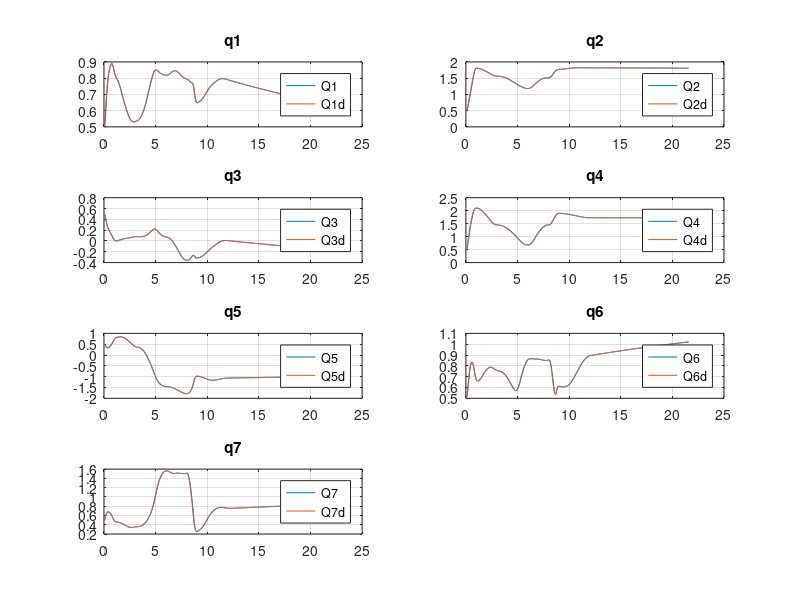
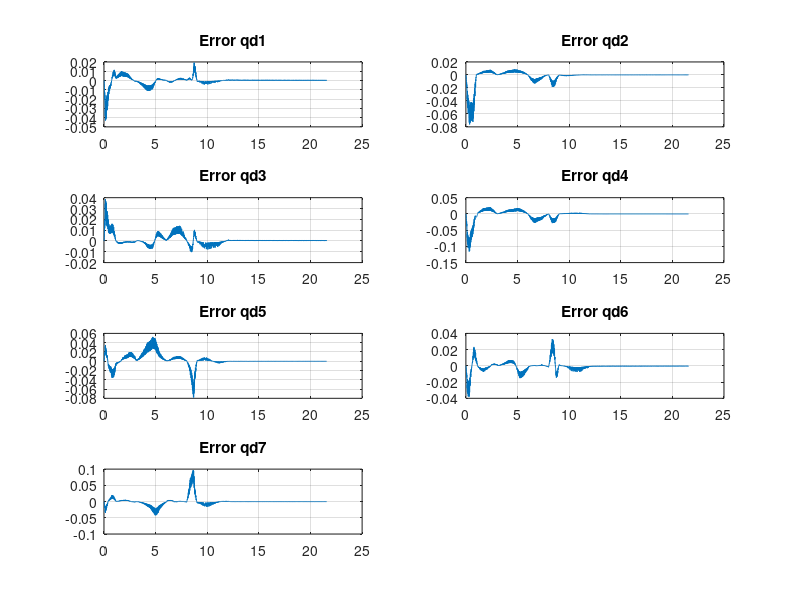
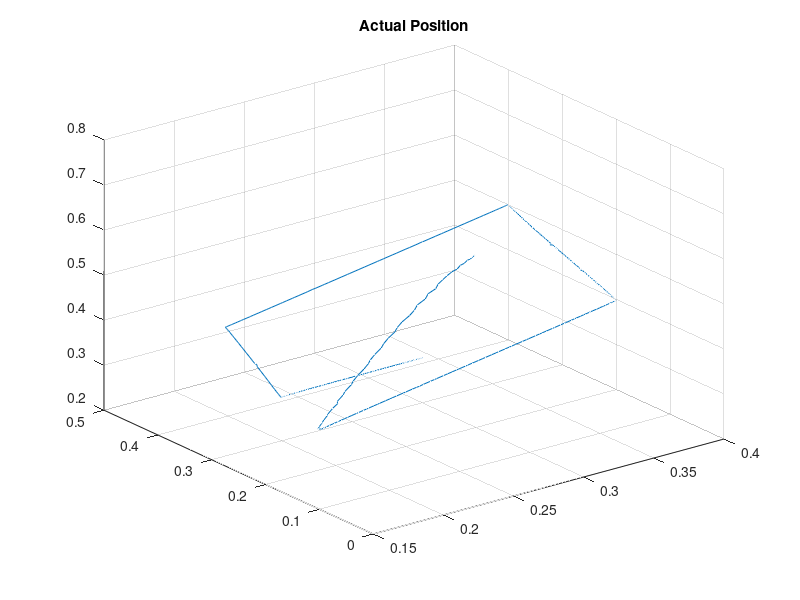
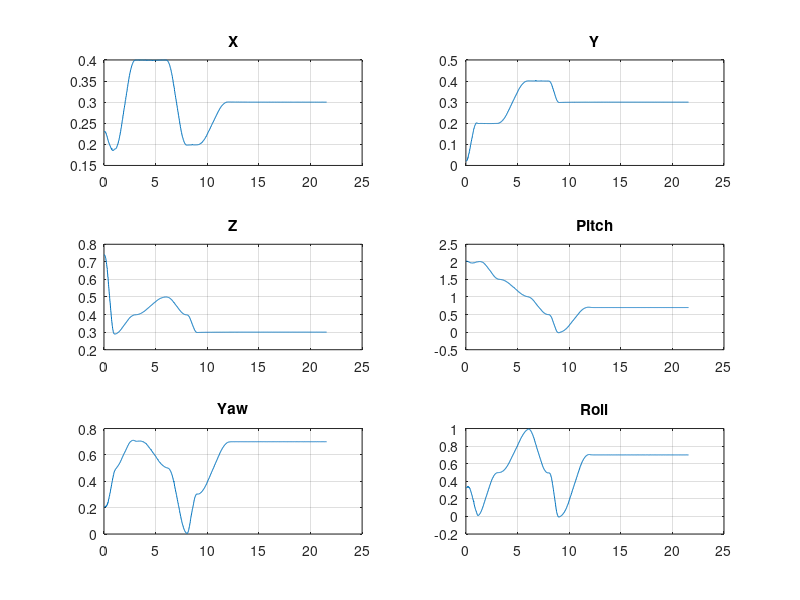

Recreate these plots in MATLAB, in order.
A = load('QFile.txt');
B = load('QdFile.txt');
C = load('ForceFile.txt');
D = load('ErrorFile.txt');
E = load('DesiredPosFile.txt');
F = load('DesiredVelFile.txt');
G = load('CompliancePosFile.txt');
H = load('ComplianceVelFile.txt');
I = load('ActualPoseFile.txt');

dimAB = size(A);
dimAB = dimAB(1);
cont = 1;
A1 = zeros(dimAB/7,1);
A2 = zeros(dimAB/7,1);
A3 = zeros(dimAB/7,1);
A4 = zeros(dimAB/7,1);
A5 = zeros(dimAB/7,1);
A6 = zeros(dimAB/7,1);
A7 = zeros(dimAB/7,1);
B1 = zeros(dimAB/7,1);
B2 = zeros(dimAB/7,1);
B3 = zeros(dimAB/7,1);
B4 = zeros(dimAB/7,1);
B5 = zeros(dimAB/7,1);
B6 = zeros(dimAB/7,1);
B7 = zeros(dimAB/7,1);

for i = 1: 7: dimAB
   A1(cont) = A(i); 
   A2(cont) = A(i+1); 
   A3(cont) = A(i+2); 
   A4(cont) = A(i+3); 
   A5(cont) = A(i+4); 
   A6(cont) = A(i+5); 
   A7(cont) = A(i+6);
   B1(cont) = B(i); 
   B2(cont) = B(i+1); 
   B3(cont) = B(i+2); 
   B4(cont) = B(i+3); 
   B5(cont) = B(i+4); 
   B6(cont) = B(i+5); 
   B7(cont) = B(i+6);
   cont = cont +1;
end

t = linspace(0,dimAB/700,dimAB/7);
figure(1);
subplot(4,2,1);
plot(t, A1);
hold on;
plot(t,B1);
title('q1');
grid on;
legend('Q1','Q1d');
subplot(4,2,2);
plot(t, A2);
hold on;
plot(t,B2);
title('q2');
grid on;
legend('Q2','Q2d');
subplot(4,2,3);
plot(t, A3);
hold on;
plot(t,B3);
title('q3');
grid on;
legend('Q3','Q3d');
subplot(4,2,4);
plot(t, A4);
hold on;
plot(t,B4);
title('q4');
grid on;
legend('Q4','Q4d');
subplot(4,2,5);
plot(t, A5);
hold on;
plot(t,B5);
title('q5');
grid on;
legend('Q5','Q5d');
subplot(4,2,6);
plot(t, A6);
hold on;
plot(t,B6);
title('q6');
grid on;
legend('Q6','Q6d');
subplot(4,2,7);
plot(t, A7);
hold on;
plot(t,B7);
title('q7');
grid on;
legend('Q7','Q7d');

figure(2);
subplot(4,2,1);
plot(t, A1-B1);
title('Error qd1');
grid on;
subplot(4,2,2);
plot(t, A2-B2);
title('Error qd2');
grid on;
subplot(4,2,3);
plot(t, A3-B3);
title('Error qd3');
grid on;
subplot(4,2,4);
plot(t, A4-B4);
title('Error qd4');
grid on;
subplot(4,2,5);
plot(t, A5-B5);
title('Error qd5');
grid on;
subplot(4,2,6);
plot(t, A6-B6);
title('Error qd6');
grid on;
subplot(4,2,7);
plot(t, A7-B7);
title('Error qd7');
grid on;

dimI = size(I);
dimI = dimI(1);
cont = 1;
I1 = zeros(dimI/6,1);
I2 = zeros(dimI/6,1);
I3 = zeros(dimI/6,1);
I4 = zeros(dimI/6,1);
I5 = zeros(dimI/6,1);
I6 = zeros(dimI/6,1);

for i = 1: 6: dimI
   I1(cont) = I(i); 
   I2(cont) = I(i+1); 
   I3(cont) = I(i+2); 
   I4(cont) = I(i+3); 
   I5(cont) = I(i+4); 
   I6(cont) = I(i+5); 
   cont = cont +1;
end

figure(3);
plot3(I1,I2,I3);
grid on;
title ('Actual Position');
t = linspace(0,dimI/600,dimI/6);

figure(4);
subplot(3,2,1);
plot(t, I1);
title('X');
grid on;
subplot(3,2,2);
plot(t, I2);
title('Y');
grid on;
subplot(3,2,3);
plot(t, I3);
title('Z');
grid on;
subplot(3,2,4);
plot(t, I4);
title('Pitch');
grid on;
subplot(3,2,5);
plot(t, I5);
title('Yaw');
grid on;
subplot(3,2,6);
plot(t, I6);
title('Roll');
grid on;

dimC = size(C);
dimC = dimC(1);
cont = 1;
C1 = zeros(dimC/6,1);
C2 = zeros(dimC/6,1);
C3 = zeros(dimC/6,1);

for i = 1: 6: dimC
   C1(cont) = C(i); 
   C2(cont) = C(i+1); 
   C3(cont) = C(i+2); 
   cont = cont +1;
end

t = linspace(0,dimC/600,dimC/6);
figure(5);
subplot(3,1,1);
plot(t, C1);
title('F1');
grid on;
subplot(3,1,2);
plot(t, C2);
title('F2');
grid on;
subplot(3,1,3);
plot(t, C3);
title('F3');
grid on;

dimD = size(D);
dimD = dimD(1);
cont = 1;
D1 = zeros(dimD/6,1);
D2 = zeros(dimD/6,1);
D3 = zeros(dimD/6,1);
D4 = zeros(dimD/6,1);
D5 = zeros(dimD/6,1);
D6 = zeros(dimD/6,1);

for i = 1: 6: dimD
   D1(cont) = D(i); 
   D2(cont) = D(i+1); 
   D3(cont) = D(i+2); 
   D4(cont) = D(i+3); 
   D5(cont) = D(i+4); 
   D6(cont) = D(i+5); 
   cont = cont +1;
end

t = linspace(0,dimD/600,dimD/6);
figure(6);
subplot(3,2,1);
plot(t, D1);
title('X-Error');
grid on;
subplot(3,2,2);
plot(t, D2);
title('Y-Error');
grid on;
subplot(3,2,3);
plot(t, D3);
title('Z-Error');
grid on;
subplot(3,2,4);
plot(t, D4);
title('Q1-Error');
grid on;
subplot(3,2,5);
plot(t, D5);
title('Q2-Error');
grid on;
subplot(3,2,6);
plot(t, D6);
title('Q3-Error');
grid on;
 
dimE = size(E);
dimE = dimE(1);
cont = 1;
E1 = zeros(dimE/6,1);
E2 = zeros(dimE/6,1);
E3 = zeros(dimE/6,1);
E4 = zeros(dimE/6,1);
E5 = zeros(dimE/6,1);
E6 = zeros(dimE/6,1);

for i = 1: 6: dimE
   E1(cont) = E(i); 
   E2(cont) = E(i+1); 
   E3(cont) = E(i+2); 
   E4(cont) = E(i+3); 
   E5(cont) = E(i+4); 
   E6(cont) = E(i+5); 
   cont = cont +1;
end

figure(7);
plot3(E1,E2,E3);
title ('Desired Position');
grid on;

t = linspace(0,dimE/600,dimE/6);
figure(8);
subplot(3,2,1);
plot(t, E4);
title('Desired X');
grid on;
subplot(3,2,2);
plot(t, E5);
title('Desired Y');
grid on;
subplot(3,2,3);
plot(t, E6);
title('Desired Z');
grid on;
subplot(3,2,4);
plot(t, E4);
title('Desired pitch');
grid on;
subplot(3,2,5);
plot(t, E5);
title('Desired yaw');
grid on;
subplot(3,2,6);
plot(t, E6);
title('Desired roll');
grid on;


dimF = size(F);
dimF = dimF(1);
cont = 1;
F1 = zeros(dimF/6,1);
F2 = zeros(dimF/6,1);
F3 = zeros(dimF/6,1);
F4 = zeros(dimF/6,1);
F5 = zeros(dimF/6,1);
F6 = zeros(dimF/6,1);

for i = 1: 6: dimF
   F1(cont) = F(i); 
   F2(cont) = F(i+1); 
   F3(cont) = F(i+2); 
   F4(cont) = F(i+3); 
   F5(cont) = F(i+4); 
   F6(cont) = F(i+5); 
   cont = cont +1;
end

figure(9);
subplot(3,2,1);
plot(t, F4);
title('Desired X Vel');
grid on;
subplot(3,2,2);
plot(t, F5);
title('Desired Y Vel');
grid on;
subplot(3,2,3);
plot(t, F6);
title('Desired Z Vel');
grid on;
subplot(3,2,4);
plot(t, F4);
title('Desired pitch Vel');
grid on;
subplot(3,2,5);
plot(t, F5);
title('Desired yaw Vel');
grid on;
subplot(3,2,6);
plot(t, F6);
title('Desired roll Vel');
grid on;


dimG = size(G);
dimG = dimG(1);
cont = 1;
G1 = zeros(dimG/6,1);
G2 = zeros(dimG/6,1);
G3 = zeros(dimG/6,1);
G4 = zeros(dimG/6,1);
G5 = zeros(dimG/6,1);
G6 = zeros(dimG/6,1);

for i = 1: 6: dimG
   G1(cont) = G(i); 
   G2(cont) = G(i+1); 
   G3(cont) = G(i+2); 
   G4(cont) = G(i+3); 
   G5(cont) = G(i+4); 
   G6(cont) = G(i+5); 
   cont = cont +1;
end

figure(10);
plot3(G1,G2,G3);
title ('Compliance Position');
grid on;

figure(11);
subplot(3,2,1);
plot(t, G4);
title('Compliance X');
grid on;
subplot(3,2,2);
plot(t, G5);
title('Compliance Y');
grid on;
subplot(3,2,3);
plot(t, G6);
title('Compliance Z');
grid on;
subplot(3,2,4);
plot(t, G4);
title('Compliance pitch');
grid on;
subplot(3,2,5);
plot(t, G5);
title('Compliance yaw');
grid on;
subplot(3,2,6);
plot(t, G6);
title('Compliance roll');
grid on;

dimH = size(H);
dimH = dimH(1);
cont = 1;
H1 = zeros(dimH/6,1);
H2 = zeros(dimH/6,1);
H3 = zeros(dimH/6,1);
H4 = zeros(dimH/6,1);
H5 = zeros(dimH/6,1);
H6 = zeros(dimH/6,1);

for i = 1: 6: dimH
   H1(cont) = H(i); 
   H2(cont) = H(i+1); 
   H3(cont) = H(i+2); 
   H4(cont) = H(i+3); 
   H5(cont) = H(i+4); 
   H6(cont) = H(i+5); 
   cont = cont +1;
end

figure(12);
subplot(3,2,1);
plot(t, H4);
title('Compliance X Vel');
grid on;
subplot(3,2,2);
plot(t, H5);
title('Compliance Y Vel');
grid on;
subplot(3,2,3);
plot(t, H6);
title('Compliance Z Vel');
grid on;
subplot(3,2,4);
plot(t, H4);
title('Compliance pitch Vel');
grid on;
subplot(3,2,5);
plot(t, H5);
title('Compliance yaw Vel');
grid on;
subplot(3,2,6);
plot(t, H6);
title('Compliance roll Vel');
grid on;

